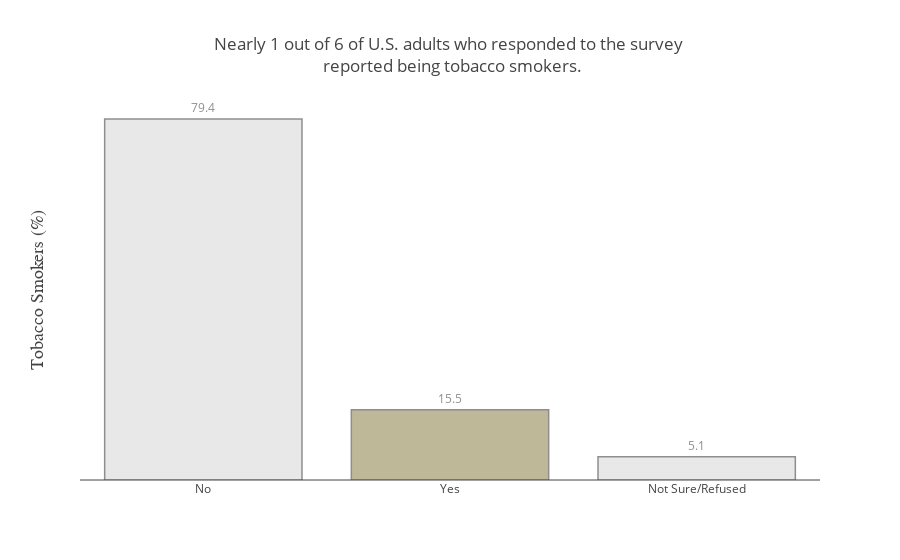

Notebook cell for this chart:
### Code cell
graphData=freq_table.reset_index().copy()
#pass data in
data = [go.Bar(x=graphData.loc[0:2]['index'],
               y=graphData.loc[0:2]['Percent'],
               text=round((graphData.loc[0:2]['Percent']),1),
               textposition='outside',marker=dict(
               color=['rgb(217,217,217)',
                      'rgb(148,138,84)',
                      'rgb(217,217,217)']
                   ,line=dict(color='rgb(68,68,68)',
               width=1.5),),opacity=0.6)]

layout = go.Layout(
                title='Nearly 1 out of 6 of U.S. adults who responded to the survey <br> reported being tobacco smokers.',
                yaxis=dict(title='Tobacco Smokers (%)',ticks='',showticklabels=False,showgrid=False,
                titlefont=dict(family='Arial, sans-serif',size=18,color='444444',))
                ,xaxis=dict(ticks='',tickangle=0))

fig = go.Figure(data=data, layout=layout)
py.iplot(fig, filename='text-hover-bar')

### Figure 1 — Plotly figure (JSON) as saved in the notebook; plotly's stock layout.template omitted (floating-point values rounded to 4 significant figures)
{"data": [{"marker": {"color": ["rgb(217,217,217)", "rgb(148,138,84)", "rgb(217,217,217)"], "line": {"color": "rgb(68,68,68)", "width": 1.5}}, "opacity": 0.6, "text": [79.4, 15.5, 5.1], "textposition": "outside", "type": "bar", "x": ["No", "Yes", "Not Sure/Refused"], "y": [79.4, 15.47, 5.123]}], "layout": {"title": "Nearly 1 out of 6 of U.S. adults who responded to the survey <br> reported being tobacco smokers.", "xaxis": {"tickangle": 0, "ticks": ""}, "yaxis": {"showgrid": false, "showticklabels": false, "ticks": "", "title": "Tobacco Smokers (%)", "titlefont": {"color": "444444", "family": "Arial, sans-serif", "size": 18}}}}
